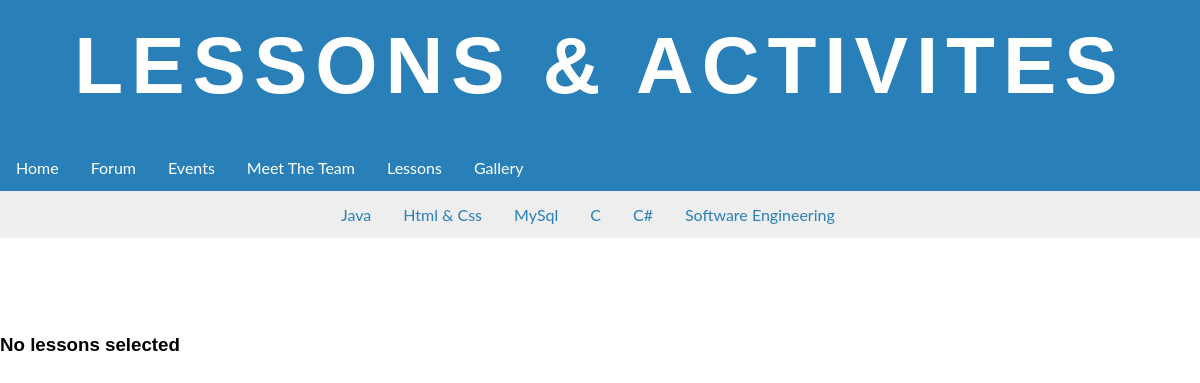
The page /lesson.php?category=2 on the database its author committed.
### tables this page shows
CREATE TABLE `categories` (
  `ID` int(11) NOT NULL,
  `Name` varchar(70) NOT NULL
);

### private/classes/Database.php (called while the page is built, shortened)
<?php
 class Database{
    private static $instance = null;
    public static function getInstance(){
        if(self::$instance == null){
             self::$instance = new Mysqli("localhost", "root", "" , "coding_society");
        }
        return self::$instance;
    }
}
?>

### public/lesson.php (the view, shortened to what this page needs)
<?php
  include '../private/classes/Database.php';
?>
<?php
    $result = Database::getInstance()->query("Select * from categories");
    $sub_menu = [];
    $i = 0;
    if($result){
        while($data = $result->fetch_assoc()){
            $sub_menu[$i] = $data;
            $i++;
        }
    }
    $lesson = [];
 ?>
<html>
    <head>
        <link rel="stylesheet" href="css/lesson.css">
    </head>
    <body>
<h1 class='elegantshadow'>Lessons & Activites</h1>
<div class="navi" >
<div id="nav">
  <ul>
  <li class="font"><a href="home.php">Home</a></li>
  <li class="font"><a href="forum.php">Forum</a></li>
  <li class="font"><a href="events.php">Events</a></li>
  <li class="font"><a href="team.php">Meet The Team</a></li>
  <li class="font"><a href="lesson.php">Lessons</a></li>
  <li class="font"><a href="gallery.php">Gallery</a></li>
</ul>
</div>
</div>
<div class="sub-nav">
 <div class="contianer">
  <ul id="topics">
    <?php foreach( $sub_menu as $menu): ?>
       <li class="font" ><?= "<a href='./lesson.php?category=".$menu["ID"]."'>".$menu["Name"]."</a>";?></li>
    <?php endforeach ?>
  </ul>
 </div>
</div>
<div class="sidenav">
</div>
<div class="body">
  <?= (isset($lesson["details"]))?$lesson["details"]:"<h3>No lessons selected</h3>"; ?>
</div>

### public/css/lesson.css (style rules this page uses)
* { padding:0px;margin:0px; }
html { font-family: sans-serif; color: black; }
body { min-width: 700px; background-repeat: no-repeat; }
ul { list-style-type: none; margin: 0 0; padding: 0; overflow: hidden; font-family: Helvetica; background-color: #2980b9; }
li { float: left; }
li a { display: block; color: #fff; text-align: center; padding: 14px 16px; text-decoration: none; font-family: "lato", sans-serif; }
.navi { width:100%; margin:0 auto; text-align:center; }
#nav { background-color:#34495e; }
.elegantshadow { margin: 0 0 0 0; text-align: center; color:white; background-color: #2980b9; letter-spacing: .1em; text-shadow: -1px -1px 1px white 2px 2px 1px #2980b9; height: 13%; }
h1 { font-family: "Avant Garde", Avantgarde, "Century Gothic", CenturyGothic, "AppleGothic", sans-serif; font-size: 80px; padding: 20px 30px; text-align: center; text-transform: uppercase; text-rendering: optimizeLegibility; }
.sub-nav, .sub-nav ul { background-color: #eee; }
.sub-nav, .sub-nav ul li a { color : #2980b9; }
.sub-nav, .sub-nav ul li a:hover { color : #fff; }
.contianer { width:550px;margin:0 auto;text-align:center; }
.sidenav { float: left; width: 350px; }
.body { float: left; display: inline-block; width: 900px; margin-top: 40px; }

### rows shown on the page
categories: Name "Java"
categories: Name "Html & Css"
categories: Name "MySql"
categories: Name "C"
categories: Name "C#"
categories: Name "Software Engineering"
